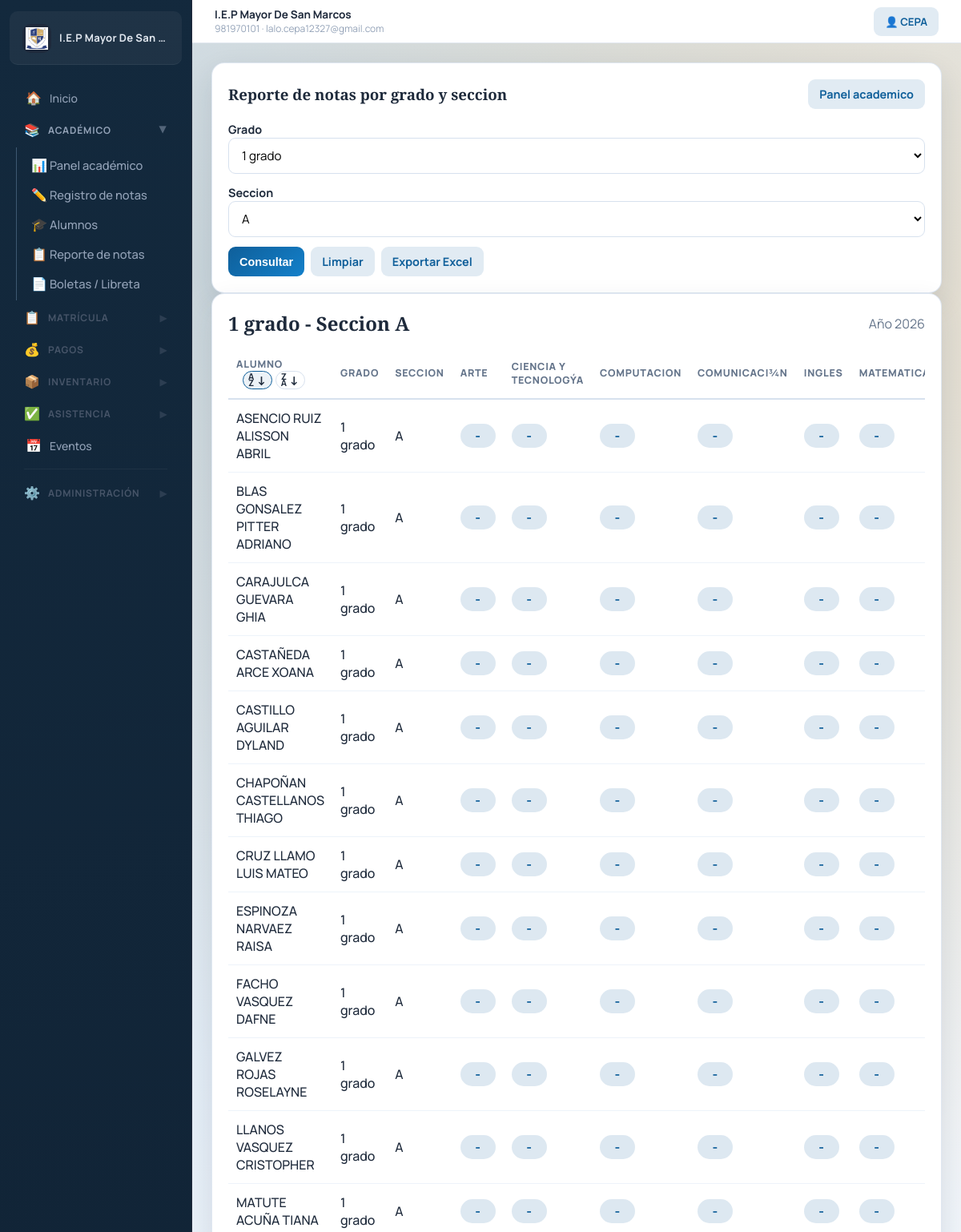
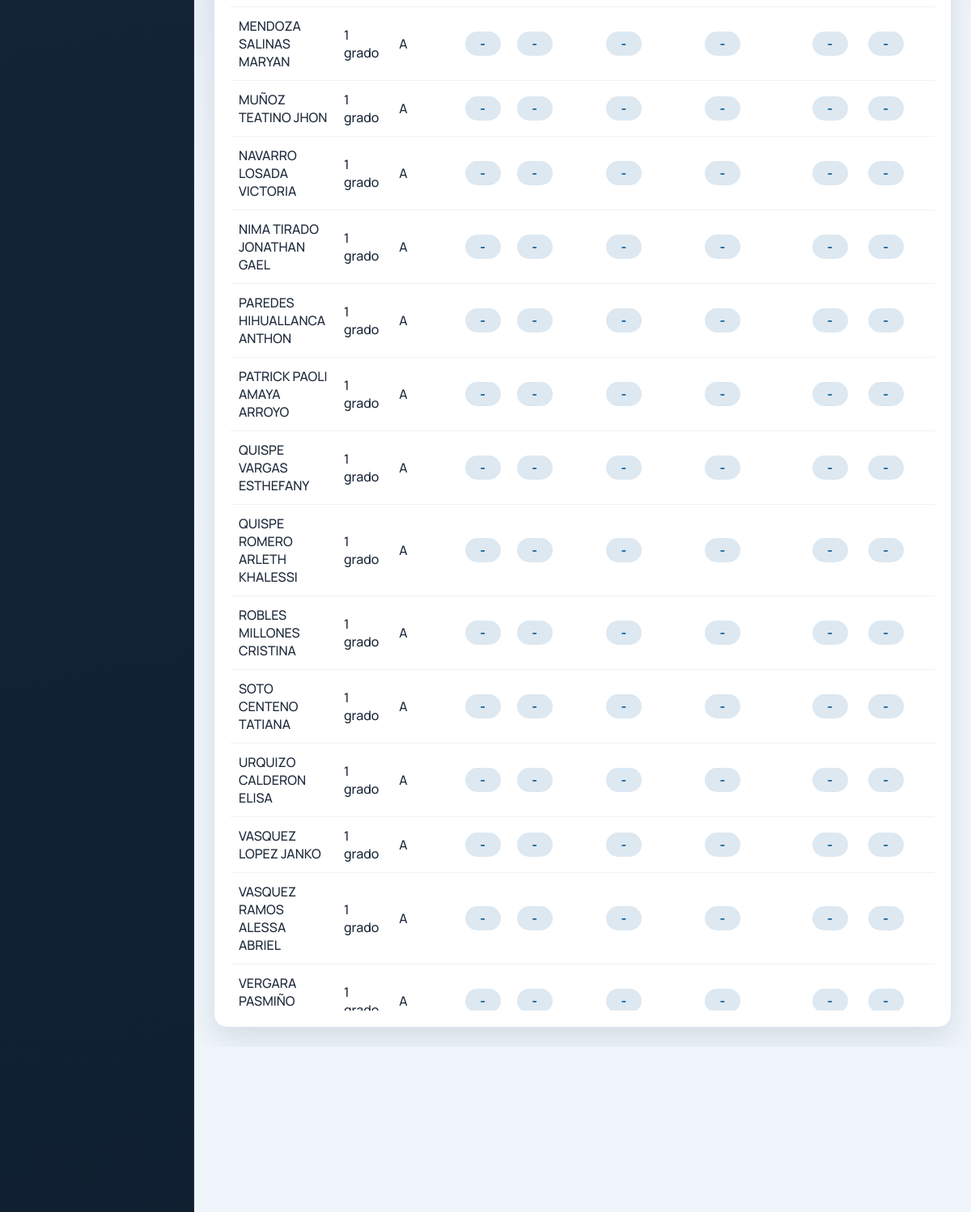
The page /grades/report-course/ (signed in, upper part) on the database as committed earlier (2 pictures, top to bottom).
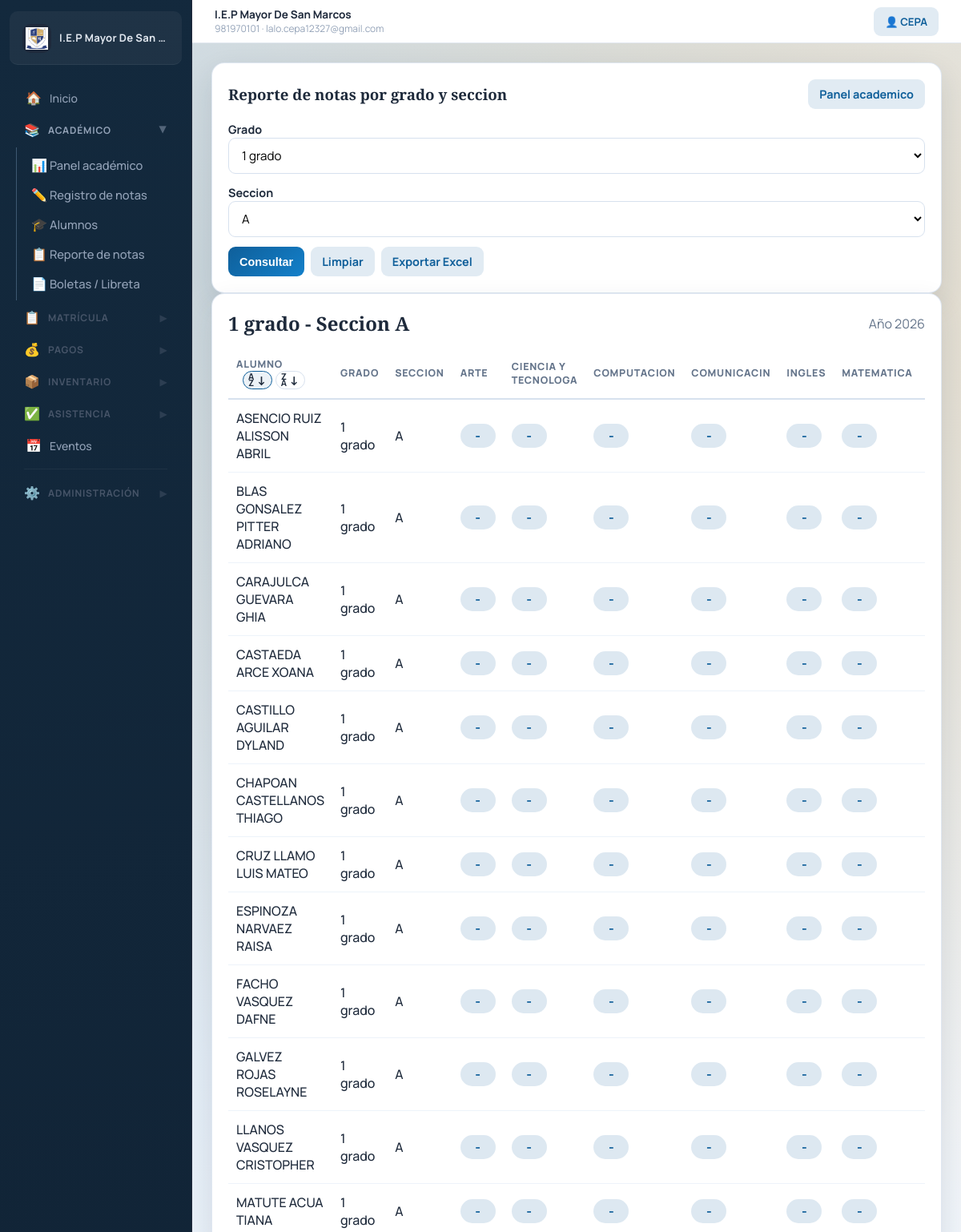
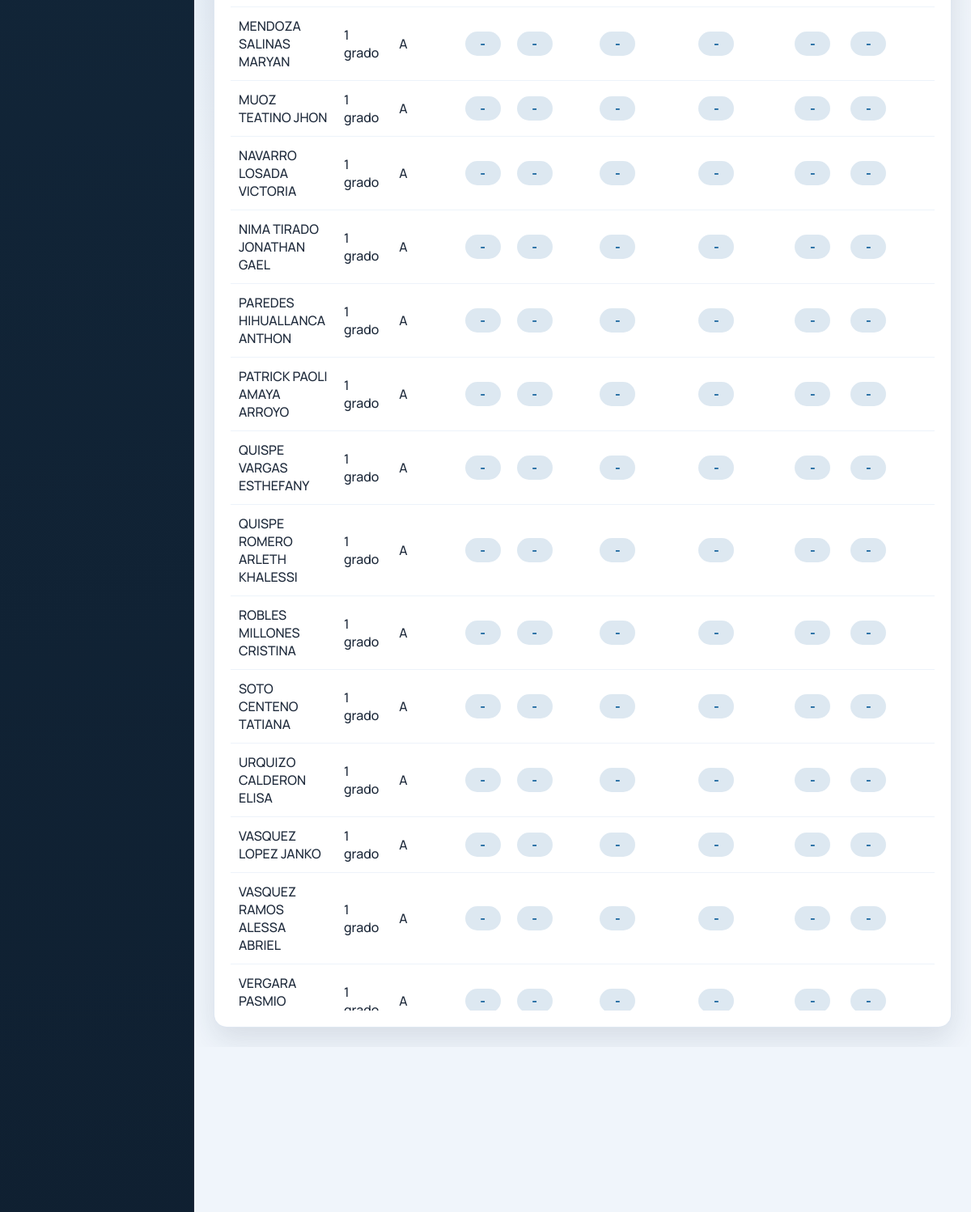
The same page on the database as committed later (2 pictures, top to bottom).
### academic/models.py (models this page shows, shortened)
class Course(models.Model):
    name = models.CharField(max_length=100)
    is_poly_course = models.BooleanField(default=False, verbose_name="¿Es curso de polidocencia?")
    grades = models.ManyToManyField(
        Grade,
        blank=True,
        related_name='courses',
        verbose_name='Grados',
    )

class Grade(models.Model):
    name = models.CharField(max_length=50)
    class Meta:
        ordering = ('name',)

### students/models.py (models this page shows)
class Student(models.Model):
    dni = models.CharField(max_length=8, unique=True)
    first_name = models.CharField(max_length=150)
    last_name = models.CharField(max_length=150)
    birth_date = models.DateField(null=True, blank=True)
    address = models.TextField(blank=True, default='')
    parent_name = models.CharField(max_length=150, blank=True, default='')
    parent_phone = models.CharField(max_length=15, blank=True, default='')
    father_name = models.CharField(max_length=150, blank=True, default='')
    mother_name = models.CharField(max_length=150, blank=True, default='')
    father_phone = models.CharField(max_length=15, blank=True, default='')
    mother_phone = models.CharField(max_length=15, blank=True, default='')
    def __str__(self):
        return f"{self.first_name} {self.last_name}"

### academic/views.py (the view)
# urls.py: path('report-course/', course_report, name='course_report'),
@role_required('admin', 'director', 'teacher')
def course_report(request):
    grade_id = _safe_int(request.GET.get('grade'))
    section_id = _safe_int(request.GET.get('section'))
    student_order = resolve_student_order(request)
    report_data = _build_grade_section_report(
        request.user,
        grade_id=grade_id,
        section_id=section_id,
        student_order=student_order,
    )
    if request.user.role == 'teacher' and not request.user.is_superuser:
        if not report_data.get('selected_section'):
            messages.error(request, "Solo las tutoras pueden ver el reporte de notas por grado y seccion.")
            return redirect('teacher_dashboard')
    report_data.update(student_order_context(request, student_order))
    return render(request, 'academic/course_report.html', report_data)

### academic/models.py (called while the page is built)
def calculate_mode_grade(grades):
    valid = [grade for grade in grades if grade in {'AD', 'A', 'B', 'C'}]
    if not valid:
        return None
    counts = Counter(valid)
    top_frequency = max(counts.values())
    candidates = [grade for grade, frequency in counts.items() if frequency == top_frequency]
    priority = {'C': 1, 'B': 2, 'A': 3, 'AD': 4}
    return max(candidates, key=lambda grade: priority[grade])

### academic/views.py (called while the page is built)
def _safe_int(value):
    try:
        return int(value)
    except (TypeError, ValueError):
        return None

def _active_year():
    return AcademicYear.objects.filter(is_active=True).order_by('-year').first()

def _mode_from_period_grade_map(period_grade_map, period_name_by_id):
    all_grades = []
    bimestre_grades = []
    for period_id, grade in period_grade_map.items():
        if grade in {'AD', 'A', 'B', 'C'}:
            all_grades.append(grade)
            if _is_bimestre_period_name(period_name_by_id.get(period_id, '')):
                bimestre_grades.append(grade)
    return calculate_mode_grade(bimestre_grades or all_grades) or '-'

### academic/templates/academic/course_report.html (shortened to what this page needs)
{% extends 'base.html' %}
{% block content %}
<section class="card">
    <div class="section-head">
        <h1>Reporte de notas por grado y seccion</h1>
        <a href="{% url 'academic_dashboard' %}" class="btn btn-subtle">Panel academico</a>
    </div>
    <form method="get" class="form-grid">
        <div>
            <label for="grade">Grado</label>
            <select id="grade" name="grade" onchange="this.form.submit()">
                {% for grade in grades %}
                    <option value="{{ grade.id }}" {% if selected_grade and selected_grade.id == grade.id %}selected{% endif %}>
                        {{ grade.name }}
                    </option>
                {% endfor %}
            </select>
        </div>
        <div>
            <label for="section">Seccion</label>
            <select id="section" name="section" onchange="this.form.submit()">
                {% for section in sections %}
                    <option value="{{ section.id }}" {% if selected_section and selected_section.id == section.id %}selected{% endif %}>
                        {{ section.name }}
                    </option>
                {% endfor %}
            </select>
        </div>
        <div class="action-row">
            <button type="submit" class="btn btn-primary">Consultar</button>
            <a href="{% url 'course_report' %}" class="btn btn-subtle">Limpiar</a>
            {% if selected_grade and selected_section %}
                <a href="{% url 'course_report_export_excel' %}?grade={{ selected_grade.id }}&section={{ selected_section.id }}&student_order={{ student_order }}" class="btn btn-subtle">Exportar Excel</a>
            {% endif %}
        </div>
    </form>
</section>
{% if selected_grade and selected_section %}
<section class="card">
    <div class="section-head">
        <h2>
            {{ selected_grade.name }}
            - Seccion {{ selected_section.name }}
        </h2>
        {% if active_year %}
            <span class="muted">Año {{ active_year.year }}</span>
        {% endif %}
    </div>
    <div class="table-wrap">
        <table>
            <thead>
                <tr>
                    <th>Alumno {% include 'includes/student_order_controls.html' %}</th>
                    <th>Grado</th>
                    <th>Seccion</th>
                    {% for course in courses %}
                        <th>{{ course.name }}</th>
                    {% endfor %}
                </tr>
            </thead>
            <tbody>
                {% for row in rows %}
                    <tr>
                        <td>{{ row.student }}</td>
                        <td>{{ row.grade_name }}</td>
                        <td>{{ row.section_name }}</td>
                        {% for value in row.grades %}
                            <td><span class="badge">{{ value }}</span></td>
                        {% endfor %}
                    </tr>
                {% empty %}
                    <tr><td colspan="100">No hay alumnos activos para este filtro.</td></tr>
                {% endfor %}
            </tbody>
        </table>
    </div>
</section>
{% endif %}
{% endblock %}

Rows that differ between the two databases and show on the page:
changed Course: name "CIENCIA Y TECNOLOGÝA" → "CIENCIA Y TECNOLOGA"
changed Course: name "COMUNICACI¾N" → "COMUNICACIN"
changed Student: student "CASTAÑEDA ARCE XOANA" → "CASTAEDA ARCE XOANA"
changed Student: student "CHAPOÑAN CASTELLANOS THIAGO" → "CHAPOAN CASTELLANOS THIAGO"
changed Student: student "MATUTE ACUÑA TIANA" → "MATUTE ACUA TIANA"
changed Student: student "MUÑOZ TEATINO JHON" → "MUOZ TEATINO JHON"
changed Student: student "VERGARA PASMIÑO…" → "VERGARA PASMIO…"
